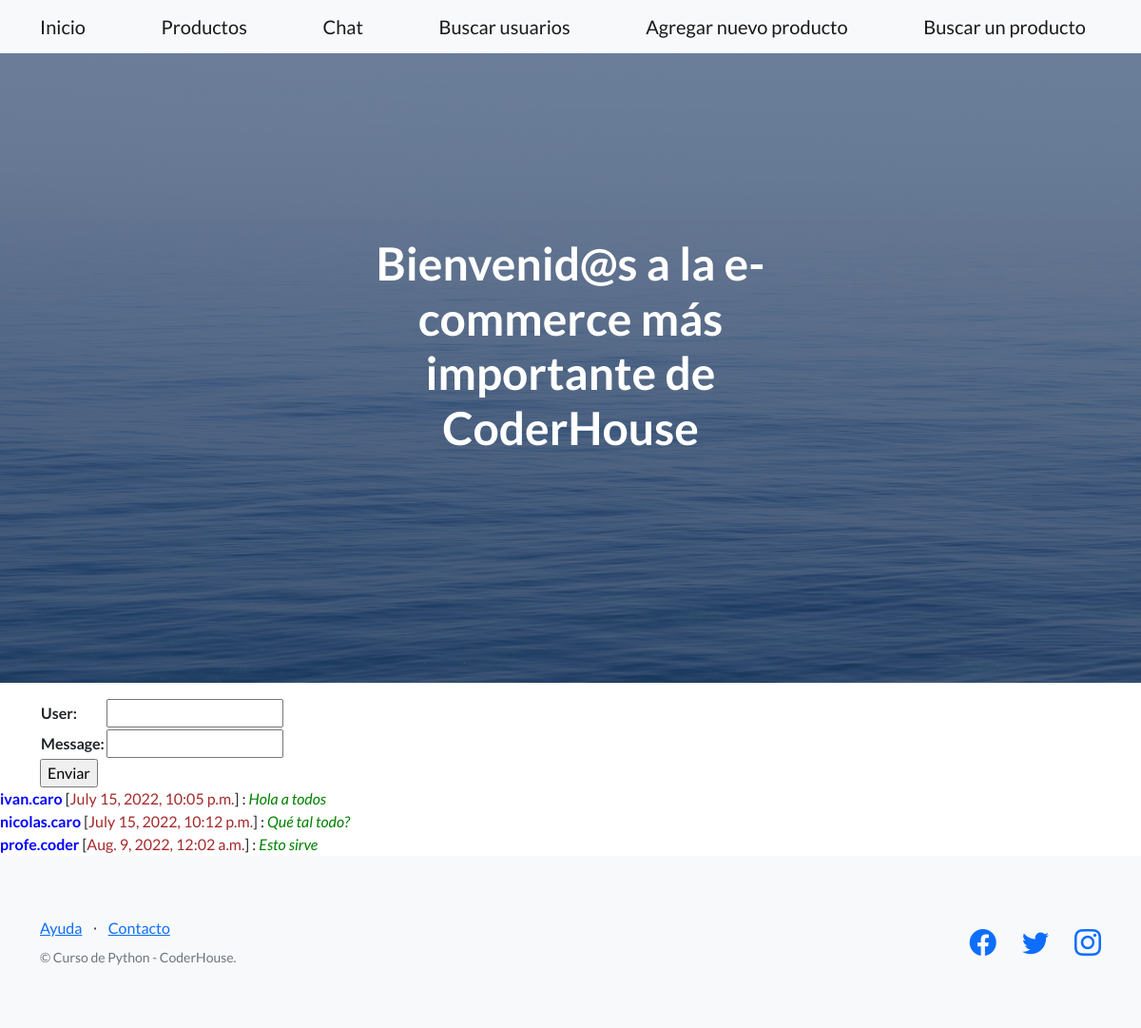
The page /AppCoder/chat on the database as committed earlier.
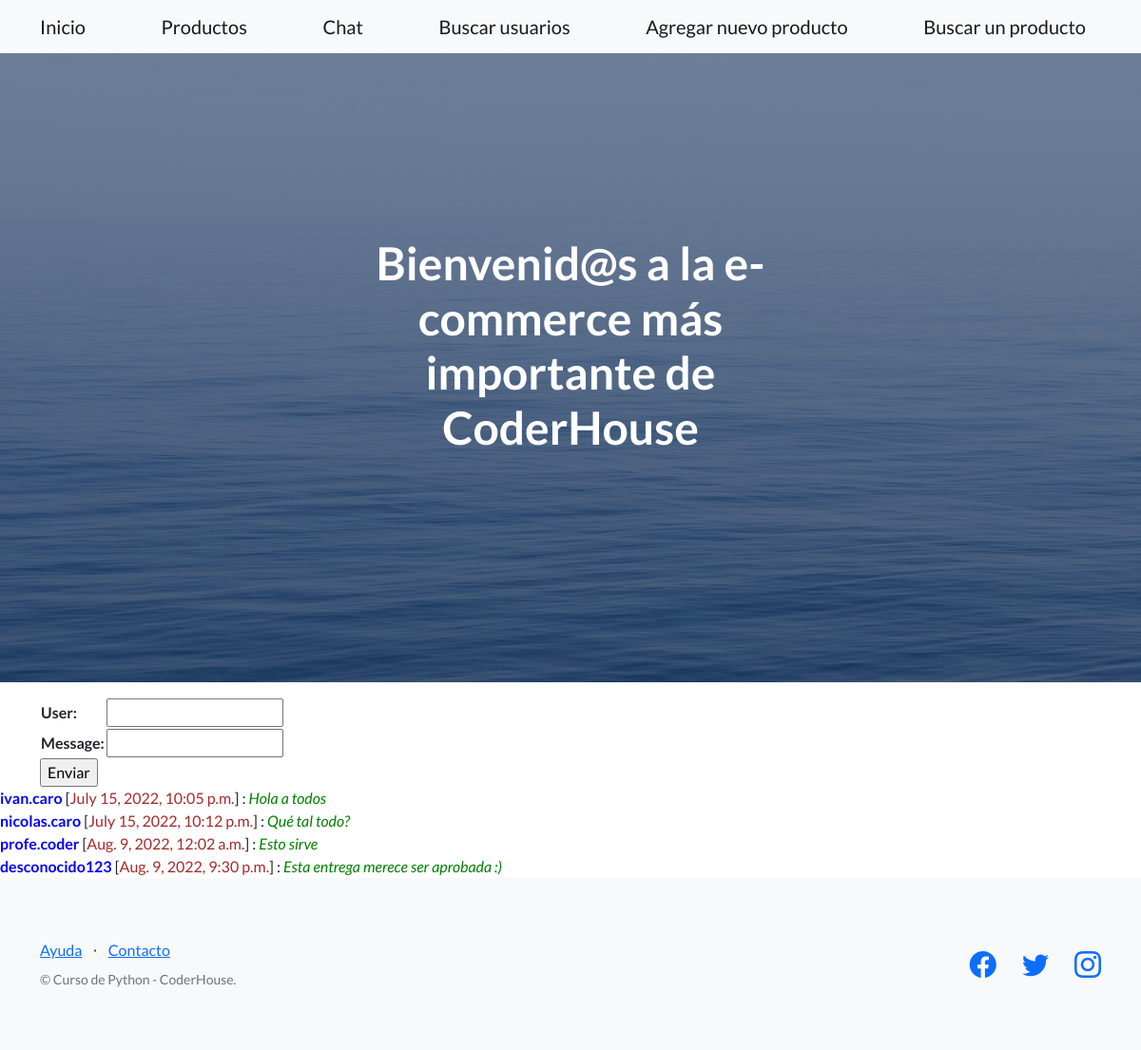
The same page on the database as committed later.
### AppCoder/models.py (models this page shows)
class chat(models.Model):
    user = models.EmailField(max_length=100)
    message = models.CharField(max_length=200)
    date = models.DateTimeField()

### AppCoder/views.py (the view)
# urls.py: path('chat', views.newMessage, name="Chat"),
def newMessage(request):
    if request.method == "POST":
        newMessa = messageHub(request.POST)
        print(newMessa)
        if newMessa.is_valid():
            informacion = newMessa.cleaned_data
            mensaje = chat( user=informacion['user'], message=informacion['message'], date=now)
            mensaje.save()
            info = infoUsers( user=informacion['user'], lastmessagedate=now)
            info.save()
            mensajes = chat.objects.all()
            lista_mensajes = []
            for new in mensajes:
                lista_mensajes.append({"user":new.user,
                                    "message":new.message,
                                    "date":new.date})
            return render(request, "AppCoder/chat.html",{"context":lista_mensajes})
    else:
        newMessa = messageHub()
    message_hub = chat.objects.all()
    context = {'newMessa': newMessa, 'context': message_hub}
    return render(request,"AppCoder/chat.html", context)

### AppCoder/forms.py
class messageHub(forms.Form):
    user = forms.CharField(max_length=100)
    message = forms.CharField(max_length=300)

### AppCoder/templates/AppCoder/chat.html (shortened to what this page needs)
{% extends "AppCoder/inicio.html" %}
{% load static %}
{% block contenidoQueCambia %}
<div class="container mt-3">
    <div class="jumbotron">
    <form action="" method="POST">{% csrf_token %}
    <table>
        <div class="form-group">
        {{ newMessa.as_table }}
        </div>
    </table>
    <input type="submit", value="Enviar">
    </form>
</div>
</div>
{% for item in context %}
    <b style="color:blue;">{{item.user}}</b> [<font style="color:brown;">{{item.date}}</font>] : <i style="color:green;">{{item.message}}</i>
    <br>
{% endfor %}
{% endblock %}

Rows that differ between the two databases and show on the page:
added chat: user "desconocido123", date "Aug. 9, 2022, 9:30 p.m.", message "Esta entrega merece ser aprobada :)"
